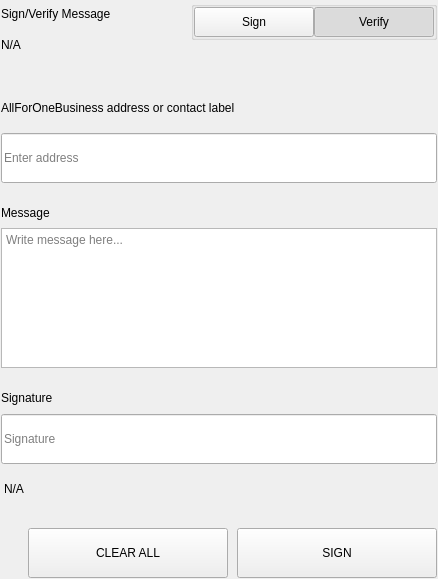
<?xml version="1.0" encoding="UTF-8"?>
<ui version="4.0">
 <class>SettingsSignMessageWidgets</class>
 <widget class="QWidget" name="SettingsSignMessageWidgets">
  <property name="geometry">
   <rect>
    <x>0</x>
    <y>0</y>
    <width>438</width>
    <height>579</height>
   </rect>
  </property>
  <property name="windowTitle">
   <string>Form</string>
  </property>
  <layout class="QVBoxLayout" name="verticalLayout">
   <property name="spacing">
    <number>0</number>
   </property>
   <property name="leftMargin">
    <number>0</number>
   </property>
   <property name="topMargin">
    <number>0</number>
   </property>
   <property name="rightMargin">
    <number>0</number>
   </property>
   <property name="bottomMargin">
    <number>0</number>
   </property>
   <item>
    <widget class="QWidget" name="left" native="true">
     <layout class="QVBoxLayout" name="verticalLayout_3">
      <property name="leftMargin">
       <number>0</number>
      </property>
      <property name="topMargin">
       <number>0</number>
      </property>
      <property name="rightMargin">
       <number>0</number>
      </property>
      <property name="bottomMargin">
       <number>0</number>
      </property>
      <item>
       <widget class="QWidget" name="container_sign" native="true">
        <layout class="QVBoxLayout" name="verticalLayout_2">
         <property name="spacing">
          <number>0</number>
         </property>
         <property name="leftMargin">
          <number>1</number>
         </property>
         <property name="topMargin">
          <number>1</number>
         </property>
         <property name="rightMargin">
          <number>1</number>
         </property>
         <property name="bottomMargin">
          <number>1</number>
         </property>
         <item>
          <layout class="QHBoxLayout" name="horizontalLayout_3" stretch="3,1">
           <property name="spacing">
            <number>40</number>
           </property>
           <item>
            <layout class="QVBoxLayout" name="verticalLayoutTitle">
             <property name="spacing">
              <number>5</number>
             </property>
             <item>
              <widget class="QLabel" name="labelTitle">
               <property name="text">
                <string>Sign/Verify Message</string>
               </property>
              </widget>
             </item>
             <item>
              <widget class="QLabel" name="labelSubtitle1">
               <property name="text">
                <string notr="true">N/A</string>
               </property>
               <property name="wordWrap">
                <bool>true</bool>
               </property>
              </widget>
             </item>
            </layout>
           </item>
           <item alignment="Qt::AlignRight|Qt::AlignTop">
            <widget class="QWidget" name="containerSwitch" native="true">
             <property name="styleSheet">
              <string notr="true">#containerSwitch{
	padding-top:9px;
}</string>
             </property>
             <layout class="QVBoxLayout" name="verticalLayout_6">
              <property name="spacing">
               <number>4</number>
              </property>
              <property name="leftMargin">
               <number>0</number>
              </property>
              <property name="topMargin">
               <number>0</number>
              </property>
              <property name="rightMargin">
               <number>0</number>
              </property>
              <property name="bottomMargin">
               <number>0</number>
              </property>
              <item alignment="Qt::AlignRight">
               <widget class="QGroupBox" name="groupBox">
                <property name="sizePolicy">
                 <sizepolicy hsizetype="Fixed" vsizetype="Preferred">
                  <horstretch>0</horstretch>
                  <verstretch>0</verstretch>
                 </sizepolicy>
                </property>
                <property name="title">
                 <string/>
                </property>
                <property name="alignment">
                 <set>Qt::AlignRight|Qt::AlignTop|Qt::AlignTrailing</set>
                </property>
                <layout class="QHBoxLayout" name="horizontalLayout_4">
                 <property name="spacing">
                  <number>0</number>
                 </property>
                 <property name="leftMargin">
                  <number>0</number>
                 </property>
                 <property name="topMargin">
                  <number>0</number>
                 </property>
                 <property name="rightMargin">
                  <number>0</number>
                 </property>
                 <property name="bottomMargin">
                  <number>0</number>
                 </property>
                 <item>
                  <widget class="QPushButton" name="pushSign">
                   <property name="minimumSize">
                    <size>
                     <width>120</width>
                     <height>30</height>
                    </size>
                   </property>
                   <property name="maximumSize">
                    <size>
                     <width>120</width>
                     <height>30</height>
                    </size>
                   </property>
                   <property name="focusPolicy">
                    <enum>Qt::NoFocus</enum>
                   </property>
                   <property name="text">
                    <string>Sign</string>
                   </property>
                   <property name="checkable">
                    <bool>true</bool>
                   </property>
                   <property name="autoExclusive">
                    <bool>true</bool>
                   </property>
                  </widget>
                 </item>
                 <item>
                  <widget class="QPushButton" name="pushVerify">
                   <property name="minimumSize">
                    <size>
                     <width>120</width>
                     <height>30</height>
                    </size>
                   </property>
                   <property name="maximumSize">
                    <size>
                     <width>120</width>
                     <height>30</height>
                    </size>
                   </property>
                   <property name="focusPolicy">
                    <enum>Qt::NoFocus</enum>
                   </property>
                   <property name="text">
                    <string>Verify</string>
                   </property>
                   <property name="checkable">
                    <bool>true</bool>
                   </property>
                   <property name="checked">
                    <bool>true</bool>
                   </property>
                   <property name="autoExclusive">
                    <bool>true</bool>
                   </property>
                  </widget>
                 </item>
                </layout>
               </widget>
              </item>
              <item alignment="Qt::AlignHCenter|Qt::AlignTop">
               <widget class="QLabel" name="labelSubtitleSwitch">
                <property name="text">
                 <string/>
                </property>
                <property name="alignment">
                 <set>Qt::AlignRight|Qt::AlignTrailing|Qt::AlignVCenter</set>
                </property>
               </widget>
              </item>
             </layout>
            </widget>
           </item>
          </layout>
         </item>
         <item>
          <spacer name="verticalSpacer_2">
           <property name="orientation">
            <enum>Qt::Vertical</enum>
           </property>
           <property name="sizeType">
            <enum>QSizePolicy::Fixed</enum>
           </property>
           <property name="sizeHint" stdset="0">
            <size>
             <width>20</width>
             <height>40</height>
            </size>
           </property>
          </spacer>
         </item>
         <item>
          <widget class="QWidget" name="containerAddress" native="true">
           <property name="sizePolicy">
            <sizepolicy hsizetype="Preferred" vsizetype="Fixed">
             <horstretch>0</horstretch>
             <verstretch>0</verstretch>
            </sizepolicy>
           </property>
           <layout class="QVBoxLayout" name="verticalLayout_5" stretch="0,0">
            <property name="spacing">
             <number>15</number>
            </property>
            <property name="leftMargin">
             <number>0</number>
            </property>
            <property name="topMargin">
             <number>0</number>
            </property>
            <property name="rightMargin">
             <number>0</number>
            </property>
            <property name="bottomMargin">
             <number>0</number>
            </property>
            <item>
             <widget class="QLabel" name="labelSubtitleAddress">
              <property name="minimumSize">
               <size>
                <width>0</width>
                <height>20</height>
               </size>
              </property>
              <property name="maximumSize">
               <size>
                <width>16777215</width>
                <height>20</height>
               </size>
              </property>
              <property name="text">
               <string>AllForOneBusiness address or contact label</string>
              </property>
             </widget>
            </item>
            <item>
             <widget class="QLineEdit" name="addressIn_SM">
              <property name="minimumSize">
               <size>
                <width>0</width>
                <height>50</height>
               </size>
              </property>
              <property name="maximumSize">
               <size>
                <width>16777215</width>
                <height>50</height>
               </size>
              </property>
              <property name="placeholderText">
               <string>Enter address</string>
              </property>
             </widget>
            </item>
           </layout>
          </widget>
         </item>
         <item>
          <spacer name="verticalSpacer_3">
           <property name="orientation">
            <enum>Qt::Vertical</enum>
           </property>
           <property name="sizeType">
            <enum>QSizePolicy::Fixed</enum>
           </property>
           <property name="sizeHint" stdset="0">
            <size>
             <width>20</width>
             <height>20</height>
            </size>
           </property>
          </spacer>
         </item>
         <item>
          <layout class="QVBoxLayout" name="verticalLayout_9">
           <property name="spacing">
            <number>5</number>
           </property>
           <item>
            <widget class="QLabel" name="labelSubtitleMessage">
             <property name="minimumSize">
              <size>
               <width>0</width>
               <height>20</height>
              </size>
             </property>
             <property name="maximumSize">
              <size>
               <width>16777215</width>
               <height>20</height>
              </size>
             </property>
             <property name="text">
              <string>Message</string>
             </property>
            </widget>
           </item>
           <item>
            <widget class="QPlainTextEdit" name="messageIn_SM">
             <property name="minimumSize">
              <size>
               <width>0</width>
               <height>140</height>
              </size>
             </property>
             <property name="maximumSize">
              <size>
               <width>16777215</width>
               <height>140</height>
              </size>
             </property>
             <property name="placeholderText">
              <string>Write message here...</string>
             </property>
            </widget>
           </item>
          </layout>
         </item>
         <item>
          <spacer name="verticalSpacer_4">
           <property name="orientation">
            <enum>Qt::Vertical</enum>
           </property>
           <property name="sizeType">
            <enum>QSizePolicy::Fixed</enum>
           </property>
           <property name="sizeHint" stdset="0">
            <size>
             <width>20</width>
             <height>20</height>
            </size>
           </property>
          </spacer>
         </item>
         <item>
          <widget class="QWidget" name="widget" native="true">
           <property name="minimumSize">
            <size>
             <width>0</width>
             <height>75</height>
            </size>
           </property>
           <property name="maximumSize">
            <size>
             <width>16777215</width>
             <height>16777215</height>
            </size>
           </property>
           <layout class="QVBoxLayout" name="verticalLayout_4">
            <property name="leftMargin">
             <number>0</number>
            </property>
            <property name="topMargin">
             <number>0</number>
            </property>
            <property name="rightMargin">
             <number>0</number>
            </property>
            <property name="bottomMargin">
             <number>0</number>
            </property>
            <item>
             <widget class="QLabel" name="labelSubtitleSignature">
              <property name="minimumSize">
               <size>
                <width>0</width>
                <height>20</height>
               </size>
              </property>
              <property name="maximumSize">
               <size>
                <width>16777215</width>
                <height>20</height>
               </size>
              </property>
              <property name="text">
               <string>Signature</string>
              </property>
             </widget>
            </item>
            <item>
             <widget class="QLineEdit" name="signatureOut_SM">
              <property name="minimumSize">
               <size>
                <width>0</width>
                <height>50</height>
               </size>
              </property>
              <property name="placeholderText">
               <string>Signature</string>
              </property>
             </widget>
            </item>
           </layout>
          </widget>
         </item>
         <item>
          <widget class="QLabel" name="statusLabel_SM">
           <property name="styleSheet">
            <string notr="true">padding-top:5px;</string>
           </property>
           <property name="text">
            <string notr="true">N/A</string>
           </property>
          </widget>
         </item>
         <item>
          <spacer name="verticalSpacer">
           <property name="orientation">
            <enum>Qt::Vertical</enum>
           </property>
           <property name="sizeType">
            <enum>QSizePolicy::Fixed</enum>
           </property>
           <property name="sizeHint" stdset="0">
            <size>
             <width>20</width>
             <height>20</height>
            </size>
           </property>
          </spacer>
         </item>
         <item>
          <layout class="QHBoxLayout" name="horizontalLayout_7">
           <property name="spacing">
            <number>9</number>
           </property>
           <item>
            <spacer name="horizontalSpacer_5">
             <property name="orientation">
              <enum>Qt::Horizontal</enum>
             </property>
             <property name="sizeType">
              <enum>QSizePolicy::Expanding</enum>
             </property>
             <property name="sizeHint" stdset="0">
              <size>
               <width>40</width>
               <height>20</height>
              </size>
             </property>
            </spacer>
           </item>
           <item>
            <widget class="QPushButton" name="pushButtonClear">
             <property name="minimumSize">
              <size>
               <width>200</width>
               <height>50</height>
              </size>
             </property>
             <property name="focusPolicy">
              <enum>Qt::NoFocus</enum>
             </property>
             <property name="text">
              <string>CLEAR ALL</string>
             </property>
            </widget>
           </item>
           <item>
            <widget class="QPushButton" name="pushButtonSave">
             <property name="minimumSize">
              <size>
               <width>200</width>
               <height>50</height>
              </size>
             </property>
             <property name="maximumSize">
              <size>
               <width>200</width>
               <height>50</height>
              </size>
             </property>
             <property name="focusPolicy">
              <enum>Qt::NoFocus</enum>
             </property>
             <property name="text">
              <string>SIGN</string>
             </property>
            </widget>
           </item>
          </layout>
         </item>
        </layout>
       </widget>
      </item>
     </layout>
    </widget>
   </item>
  </layout>
 </widget>
 <resources/>
 <connections/>
</ui>
